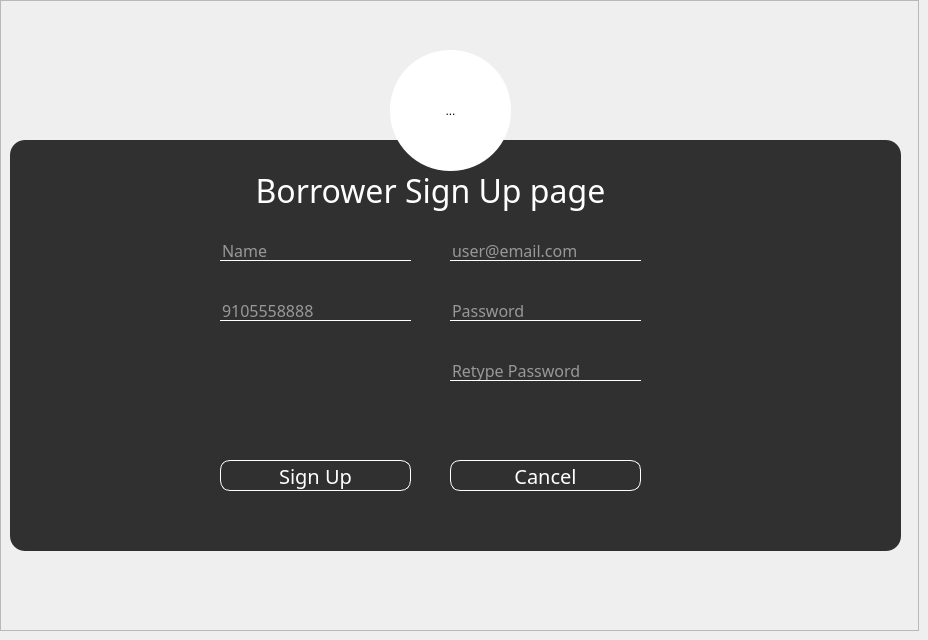
            <widget class="QWidget" name="page_signup">
             <widget class="QToolButton" name="toolButton_3">
              <property name="geometry">
               <rect>
                <x>390</x>
                <y>50</y>
                <width>121</width>
                <height>121</height>
               </rect>
              </property>
              <property name="styleSheet">
               <string notr="true">background:none;
background: white;
border-radius: 60px;</string>
              </property>
              <property name="text">
               <string>...</string>
              </property>
              <property name="icon">
               <iconset>
                <normaloff>:/icons/new.png</normaloff>:/icons/new.png</iconset>
              </property>
              <property name="iconSize">
               <size>
                <width>64</width>
                <height>64</height>
               </size>
              </property>
             </widget>
             <widget class="QFrame" name="frame_5">
              <property name="geometry">
               <rect>
                <x>0</x>
                <y>0</y>
                <width>919</width>
                <height>631</height>
               </rect>
              </property>
              <property name="sizePolicy">
               <sizepolicy hsizetype="Maximum" vsizetype="Maximum">
                <horstretch>0</horstretch>
                <verstretch>0</verstretch>
               </sizepolicy>
              </property>
              <property name="maximumSize">
               <size>
                <width>919</width>
                <height>700</height>
               </size>
              </property>
              <property name="styleSheet">
               <string notr="true">background-image: url(:/icons/this.jpg);</string>
              </property>
              <property name="frameShape">
               <enum>QFrame::StyledPanel</enum>
              </property>
              <property name="frameShadow">
               <enum>QFrame::Raised</enum>
              </property>
             </widget>
             <widget class="QFrame" name="frame_7">
              <property name="geometry">
               <rect>
                <x>10</x>
                <y>140</y>
                <width>891</width>
                <height>411</height>
               </rect>
              </property>
              <property name="styleSheet">
               <string notr="true">*{
	font-family:century gothic;
	fontsize:24px;
}

QFrame
{
	background:rgba(0,0,0,0.8);
	border-radius:15px;
}

*{
	background-image: url(:/icons/librarybooks.jpg);
}


QLabel
{
	color:white;
	background: transparent;
}



QLineEdit
{
	background:transparent;
	border:none;
	color: rgb(15, 15, 15);
	border-bottom:1px solid  rgb(35, 35, 35);
}


</string>
              </property>
              <property name="frameShape">
               <enum>QFrame::StyledPanel</enum>
              </property>
              <property name="frameShadow">
               <enum>QFrame::Raised</enum>
              </property>
              <widget class="QPushButton" name="btn_signup_2">
               <property name="geometry">
                <rect>
                 <x>210</x>
                 <y>320</y>
                 <width>191</width>
                 <height>31</height>
                </rect>
               </property>
               <property name="font">
                <font>
                 <family>century gothic</family>
                 <pointsize>15</pointsize>
                </font>
               </property>
               <property name="styleSheet">
                <string notr="true">QPushButton
{
	background: transparent;
	border-radius: 10px;
	color: rgb(255, 255, 255);
	border: 1px solid rgb(255, 255, 255)
}

QPushButton:hover
{
	background-color: rgb(0, 170, 255);
}</string>
               </property>
               <property name="text">
                <string>Sign Up</string>
               </property>
              </widget>
              <widget class="QLabel" name="label_184">
               <property name="geometry">
                <rect>
                 <x>240</x>
                 <y>10</y>
                 <width>361</width>
                 <height>81</height>
                </rect>
               </property>
               <property name="font">
                <font>
                 <family>century gothic</family>
                 <pointsize>24</pointsize>
                </font>
               </property>
               <property name="text">
                <string>Borrower Sign Up page</string>
               </property>
               <property name="alignment">
                <set>Qt::AlignCenter</set>
               </property>
              </widget>
              <widget class="QLineEdit" name="lineEdit_11">
               <property name="geometry">
                <rect>
                 <x>210</x>
                 <y>100</y>
                 <width>191</width>
                 <height>21</height>
                </rect>
               </property>
               <property name="font">
                <font>
                 <family>century gothic</family>
                 <pointsize>12</pointsize>
                </font>
               </property>
               <property name="styleSheet">
                <string notr="true">color: rgb(255, 255, 255);
border-bottom:1px solid  rgb(255, 255, 255);</string>
               </property>
               <property name="placeholderText">
                <string>Name</string>
               </property>
              </widget>
              <widget class="QLineEdit" name="lineEdit_12">
               <property name="geometry">
                <rect>
                 <x>210</x>
                 <y>160</y>
                 <width>191</width>
                 <height>21</height>
                </rect>
               </property>
               <property name="font">
                <font>
                 <family>century gothic</family>
                 <pointsize>12</pointsize>
                </font>
               </property>
               <property name="styleSheet">
                <string notr="true">color: rgb(255, 255, 255);
border-bottom:1px solid  rgb(255, 255, 255);</string>
               </property>
               <property name="placeholderText">
                <string>9105558888</string>
               </property>
              </widget>
              <widget class="QLineEdit" name="lineEdit_13">
               <property name="geometry">
                <rect>
                 <x>440</x>
                 <y>100</y>
                 <width>191</width>
                 <height>21</height>
                </rect>
               </property>
               <property name="font">
                <font>
                 <family>century gothic</family>
                 <pointsize>12</pointsize>
                </font>
               </property>
               <property name="styleSheet">
                <string notr="true">color: rgb(255, 255, 255);
border-bottom:1px solid  rgb(255, 255, 255);</string>
               </property>
               <property name="placeholderText">
                <string>user@email.com</string>
               </property>
              </widget>
              <widget class="QLineEdit" name="lineEdit_14">
               <property name="geometry">
                <rect>
                 <x>440</x>
                 <y>160</y>
                 <width>191</width>
                 <height>21</height>
                </rect>
               </property>
               <property name="font">
                <font>
                 <family>century gothic</family>
                 <pointsize>12</pointsize>
                </font>
               </property>
               <property name="styleSheet">
                <string notr="true">color: rgb(255, 255, 255);
border-bottom:1px solid  rgb(255, 255, 255);</string>
               </property>
               <property name="echoMode">
                <enum>QLineEdit::Password</enum>
               </property>
               <property name="placeholderText">
                <string>Password</string>
               </property>
              </widget>
              <widget class="QLineEdit" name="lineEdit_15">
               <property name="geometry">
                <rect>
                 <x>440</x>
                 <y>220</y>
                 <width>191</width>
                 <height>21</height>
                </rect>
               </property>
               <property name="font">
                <font>
                 <family>century gothic</family>
                 <pointsize>12</pointsize>
                </font>
               </property>
               <property name="styleSheet">
                <string notr="true">color: rgb(255, 255, 255);
border-bottom:1px solid  rgb(255, 255, 255);</string>
               </property>
               <property name="echoMode">
                <enum>QLineEdit::Password</enum>
               </property>
               <property name="placeholderText">
                <string>Retype Password</string>
               </property>
              </widget>
              <widget class="QPushButton" name="btn_cancel">
               <property name="geometry">
                <rect>
                 <x>440</x>
                 <y>320</y>
                 <width>191</width>
                 <height>31</height>
                </rect>
               </property>
               <property name="font">
                <font>
                 <family>century gothic</family>
                 <pointsize>15</pointsize>
                </font>
               </property>
               <property name="styleSheet">
                <string notr="true">QPushButton
{
	background: transparent;
	border-radius: 10px;
	color: rgb(255, 255, 255);
	border: 1px solid rgb(255, 255, 255)
}

QPushButton:hover
{
	background-color: rgb(0, 170, 255);
}</string>
               </property>
               <property name="text">
                <string>Cancel</string>
               </property>
              </widget>
              <widget class="QLabel" name="label_10">
               <property name="geometry">
                <rect>
                 <x>210</x>
                 <y>250</y>
                 <width>421</width>
                 <height>16</height>
                </rect>
               </property>
               <property name="font">
                <font>
                 <family>century gothic</family>
                 <pointsize>12</pointsize>
                </font>
               </property>
               <property name="text">
                <string/>
               </property>
              </widget>
             </widget>
             <zorder>frame_5</zorder>
             <zorder>frame_7</zorder>
             <zorder>toolButton_3</zorder>
            </widget>
